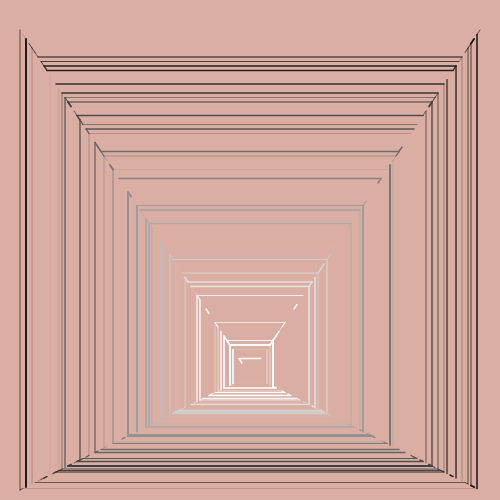
Frame 1 (no input)
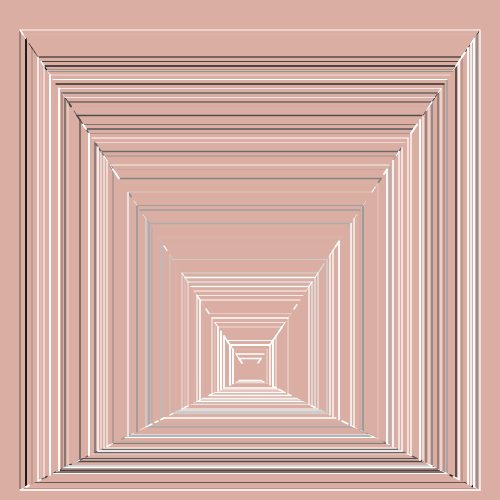
Frame 2 (the mouse pressed at the canvas centre, redrawn once)

The p5.js sketch that drew these frames (run headless with seeded random() and noise() and a simulated clock; the mouse was pressed at the canvas centre and the sketch redrawn once):

// p5.js sketch
// ── sketch.js
let s;
let c = 0;
let r = 0.6;
let gc = 4;
let scope = 1.5;

function setup() {
  createCanvas(500, 500);
  //background(237, 205, 164);
  background(224, 196, 175);
  background(random(200, 225),random(170,190),random(140,170));
  //background(255);
  noFill();
}

function draw() {
  for (let px = 20; px < width/2-10; px+=3) {
    stroke(c);
    quasiSquareGrad(px, scope*px, width-2*px);
    diag(px, scope*px, width-2*px);
    c += gc;
  }
  noLoop();
}

function quasiSquareGrad(x, y, length) {
  if (random() > r) {
    s = random(0, 2);
    strokeWeight(s);

    line(x, y, x+length, y);
  }
  if (random() > r) {
    s = random(0, 2);
    strokeWeight(s);

    line(x, y, x, y+length);
  }
  if (random() > r) {
    s = random(0, 2);
    strokeWeight(s);

    line(x+length, y, x+length, y+length);
  }
  if (random() > r) {
    s = random(0, 2);
    strokeWeight(s);

    line(x, y+length, x+length, y+length);
  }
}

function diag(x, y, length) {
  if (random() > r) {
    line(x, y, x+3, y+scope*3);
  }
  if (random() > r) {
    line(x+length, y+length, x+length-3, y+length-(2-scope)*3);
  }
  if (random() > r) {
    line(x+length, y, x+length-3, y+scope*3);
  }
  if (random() > r) {
    line(x, y+length, x+3, y+length-(2-scope)*3);
  }
}
